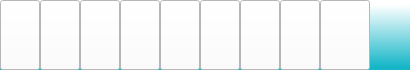
           <widget class="QWidget" name="widget" native="true">
            <property name="sizePolicy">
             <sizepolicy hsizetype="Preferred" vsizetype="Fixed">
              <horstretch>0</horstretch>
              <verstretch>0</verstretch>
             </sizepolicy>
            </property>
            <property name="minimumSize">
             <size>
              <width>0</width>
              <height>0</height>
             </size>
            </property>
            <property name="maximumSize">
             <size>
              <width>16777215</width>
              <height>70</height>
             </size>
            </property>
            <property name="cursor">
             <cursorShape>PointingHandCursor</cursorShape>
            </property>
            <property name="toolTip">
             <string>&lt;html&gt;&lt;head/&gt;&lt;body&gt;&lt;p&gt;&lt;span style=&quot; color:#00006c;&quot;&gt;Scheduling&lt;/span&gt;&lt;/p&gt;&lt;/body&gt;&lt;/html&gt;</string>
            </property>
            <property name="styleSheet">
             <string notr="true">background-color: qlineargradient(spread:pad, x1:0, y1:0, x2:0, y2:1, stop:0 rgba(255, 255, 255, 255), stop:0.0681818 rgba(255, 255, 255, 255), stop:0.954545 rgba(22, 182, 200, 255));</string>
            </property>
            <layout class="QHBoxLayout" name="horizontalLayout_3">
             <property name="spacing">
              <number>0</number>
             </property>
             <property name="leftMargin">
              <number>0</number>
             </property>
             <property name="topMargin">
              <number>0</number>
             </property>
             <property name="rightMargin">
              <number>0</number>
             </property>
             <property name="bottomMargin">
              <number>0</number>
             </property>
             <item>
              <widget class="QPushButton" name="homePushButton2">
               <property name="maximumSize">
                <size>
                 <width>50</width>
                 <height>150</height>
                </size>
               </property>
               <property name="cursor">
                <cursorShape>PointingHandCursor</cursorShape>
               </property>
               <property name="toolTip">
                <string>&lt;html&gt;&lt;head/&gt;&lt;body&gt;&lt;p&gt;&lt;span style=&quot; color:#00006c;&quot;&gt;Home Page&lt;/span&gt;&lt;/p&gt;&lt;/body&gt;&lt;/html&gt;</string>
               </property>
               <property name="styleSheet">
                <string notr="true">background-color: rgb(255, 255, 255);</string>
               </property>
               <property name="text">
                <string/>
               </property>
               <property name="icon">
                <iconset>
                 <normaloff>:/icons_secondWindow/homepage.png</normaloff>:/icons_secondWindow/homepage.png</iconset>
               </property>
               <property name="iconSize">
                <size>
                 <width>40</width>
                 <height>40</height>
                </size>
               </property>
              </widget>
             </item>
             <item>
              <widget class="QPushButton" name="digitaFactoryEnvPushButton_2">
               <property name="sizePolicy">
                <sizepolicy hsizetype="Preferred" vsizetype="Preferred">
                 <horstretch>0</horstretch>
                 <verstretch>0</verstretch>
                </sizepolicy>
               </property>
               <property name="minimumSize">
                <size>
                 <width>0</width>
                 <height>0</height>
                </size>
               </property>
               <property name="maximumSize">
                <size>
                 <width>50</width>
                 <height>150</height>
                </size>
               </property>
               <property name="cursor">
                <cursorShape>PointingHandCursor</cursorShape>
               </property>
               <property name="toolTip">
                <string>&lt;html&gt;&lt;head/&gt;&lt;body&gt;&lt;p&gt;&lt;span style=&quot; color:#00006c;&quot;&gt;Digital Factory Environment&lt;/span&gt;&lt;/p&gt;&lt;/body&gt;&lt;/html&gt;</string>
               </property>
               <property name="styleSheet">
                <string notr="true">background-color: rgb(255, 255, 255);</string>
               </property>
               <property name="text">
                <string/>
               </property>
               <property name="icon">
                <iconset>
                 <normaloff>:/icons_secondWindow/manufacturing (1).png</normaloff>:/icons_secondWindow/manufacturing (1).png</iconset>
               </property>
               <property name="iconSize">
                <size>
                 <width>40</width>
                 <height>40</height>
                </size>
               </property>
              </widget>
             </item>
             <item>
              <widget class="QPushButton" name="realTimeMonitoringPushButton_2">
               <property name="maximumSize">
                <size>
                 <width>50</width>
                 <height>150</height>
                </size>
               </property>
               <property name="cursor">
                <cursorShape>PointingHandCursor</cursorShape>
               </property>
               <property name="toolTip">
                <string>&lt;html&gt;&lt;head/&gt;&lt;body&gt;&lt;p&gt;&lt;span style=&quot; color:#00006c;&quot;&gt;Real Time Monitoring&lt;/span&gt;&lt;/p&gt;&lt;/body&gt;&lt;/html&gt;</string>
               </property>
               <property name="styleSheet">
                <string notr="true">background-color: rgb(255, 255, 255);</string>
               </property>
               <property name="text">
                <string/>
               </property>
               <property name="icon">
                <iconset>
                 <normaloff>:/icons_secondWindow/spyware.png</normaloff>:/icons_secondWindow/spyware.png</iconset>
               </property>
               <property name="iconSize">
                <size>
                 <width>40</width>
                 <height>40</height>
                </size>
               </property>
              </widget>
             </item>
             <item>
              <widget class="QPushButton" name="analyticsReportsPushButton_2">
               <property name="maximumSize">
                <size>
                 <width>50</width>
                 <height>150</height>
                </size>
               </property>
               <property name="cursor">
                <cursorShape>PointingHandCursor</cursorShape>
               </property>
               <property name="toolTip">
                <string>&lt;html&gt;&lt;head/&gt;&lt;body&gt;&lt;p&gt;&lt;span style=&quot; color:#00006c;&quot;&gt;Analytics&lt;/span&gt;&lt;/p&gt;&lt;/body&gt;&lt;/html&gt;</string>
               </property>
               <property name="styleSheet">
                <string notr="true">background-color: rgb(255, 255, 255);</string>
               </property>
               <property name="text">
                <string/>
               </property>
               <property name="icon">
                <iconset>
                 <normaloff>:/icons_secondWindow/monitor.png</normaloff>:/icons_secondWindow/monitor.png</iconset>
               </property>
               <property name="iconSize">
                <size>
                 <width>40</width>
                 <height>40</height>
                </size>
               </property>
              </widget>
             </item>
             <item>
              <widget class="QPushButton" name="machineDetailsPushButton_2">
               <property name="maximumSize">
                <size>
                 <width>50</width>
                 <height>150</height>
                </size>
               </property>
               <property name="cursor">
                <cursorShape>PointingHandCursor</cursorShape>
               </property>
               <property name="toolTip">
                <string>&lt;html&gt;&lt;head/&gt;&lt;body&gt;&lt;p&gt;&lt;span style=&quot; color:#00006c;&quot;&gt;Machine Details&lt;/span&gt;&lt;/p&gt;&lt;/body&gt;&lt;/html&gt;</string>
               </property>
               <property name="styleSheet">
                <string notr="true">background-color: rgb(255, 255, 255);</string>
               </property>
               <property name="text">
                <string/>
               </property>
               <property name="icon">
                <iconset>
                 <normaloff>:/icons_secondWindow/conveyor.png</normaloff>:/icons_secondWindow/conveyor.png</iconset>
               </property>
               <property name="iconSize">
                <size>
                 <width>40</width>
                 <height>40</height>
                </size>
               </property>
              </widget>
             </item>
             <item>
              <widget class="QPushButton" name="billOfMaterialPushButton_2">
               <property name="maximumSize">
                <size>
                 <width>50</width>
                 <height>150</height>
                </size>
               </property>
               <property name="cursor">
                <cursorShape>PointingHandCursor</cursorShape>
               </property>
               <property name="toolTip">
                <string>&lt;html&gt;&lt;head/&gt;&lt;body&gt;&lt;p&gt;&lt;span style=&quot; color:#00006c;&quot;&gt;Bill of Materials&lt;/span&gt;&lt;/p&gt;&lt;/body&gt;&lt;/html&gt;</string>
               </property>
               <property name="styleSheet">
                <string notr="true">background-color: rgb(255, 255, 255);</string>
               </property>
               <property name="text">
                <string/>
               </property>
               <property name="icon">
                <iconset>
                 <normaloff>:/icons_secondWindow/press.png</normaloff>:/icons_secondWindow/press.png</iconset>
               </property>
               <property name="iconSize">
                <size>
                 <width>40</width>
                 <height>40</height>
                </size>
               </property>
              </widget>
             </item>
             <item>
              <widget class="QPushButton" name="inventoryPushButton_2">
               <property name="maximumSize">
                <size>
                 <width>50</width>
                 <height>150</height>
                </size>
               </property>
               <property name="cursor">
                <cursorShape>PointingHandCursor</cursorShape>
               </property>
               <property name="toolTip">
                <string>&lt;html&gt;&lt;head/&gt;&lt;body&gt;&lt;p&gt;&lt;span style=&quot; color:#00006c;&quot;&gt;Inventory&lt;/span&gt;&lt;/p&gt;&lt;/body&gt;&lt;/html&gt;</string>
               </property>
               <property name="styleSheet">
                <string notr="true">background-color: rgb(255, 255, 255);</string>
               </property>
               <property name="text">
                <string/>
               </property>
               <property name="icon">
                <iconset>
                 <normaloff>:/icons_secondWindow/inventory (1).png</normaloff>:/icons_secondWindow/inventory (1).png</iconset>
               </property>
               <property name="iconSize">
                <size>
                 <width>40</width>
                 <height>40</height>
                </size>
               </property>
              </widget>
             </item>
             <item>
              <widget class="QPushButton" name="jobschedulePushButton_2">
               <property name="maximumSize">
                <size>
                 <width>50</width>
                 <height>150</height>
                </size>
               </property>
               <property name="cursor">
                <cursorShape>PointingHandCursor</cursorShape>
               </property>
               <property name="toolTip">
                <string>&lt;html&gt;&lt;head/&gt;&lt;body&gt;&lt;p&gt;&lt;span style=&quot; color:#00006c;&quot;&gt;Scheduling&lt;/span&gt;&lt;/p&gt;&lt;/body&gt;&lt;/html&gt;</string>
               </property>
               <property name="styleSheet">
                <string notr="true">background-color: rgb(255, 255, 255);</string>
               </property>
               <property name="text">
                <string/>
               </property>
               <property name="icon">
                <iconset>
                 <normaloff>:/icons_secondWindow/schedule.png</normaloff>:/icons_secondWindow/schedule.png</iconset>
               </property>
               <property name="iconSize">
                <size>
                 <width>40</width>
                 <height>40</height>
                </size>
               </property>
              </widget>
             </item>
             <item>
              <widget class="QPushButton" name="pushButton_6">
               <property name="minimumSize">
                <size>
                 <width>50</width>
                 <height>0</height>
                </size>
               </property>
               <property name="maximumSize">
                <size>
                 <width>50</width>
                 <height>150</height>
                </size>
               </property>
               <property name="styleSheet">
                <string notr="true">background-color: rgb(255, 255, 255);</string>
               </property>
               <property name="text">
                <string/>
               </property>
              </widget>
             </item>
             <item>
              <spacer name="horizontalSpacer_3">
               <property name="orientation">
                <enum>Qt::Horizontal</enum>
               </property>
               <property name="sizeHint" stdset="0">
                <size>
                 <width>40</width>
                 <height>20</height>
                </size>
               </property>
              </spacer>
             </item>
            </layout>
           </widget>
